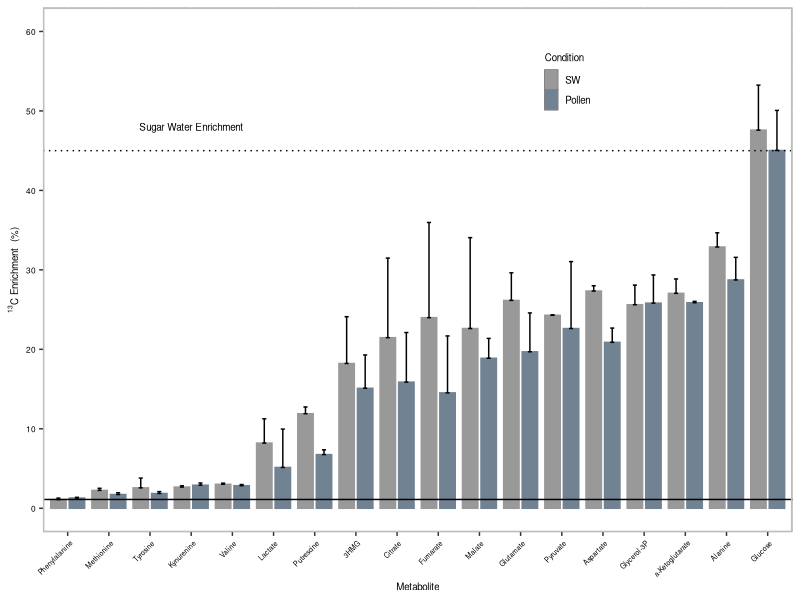
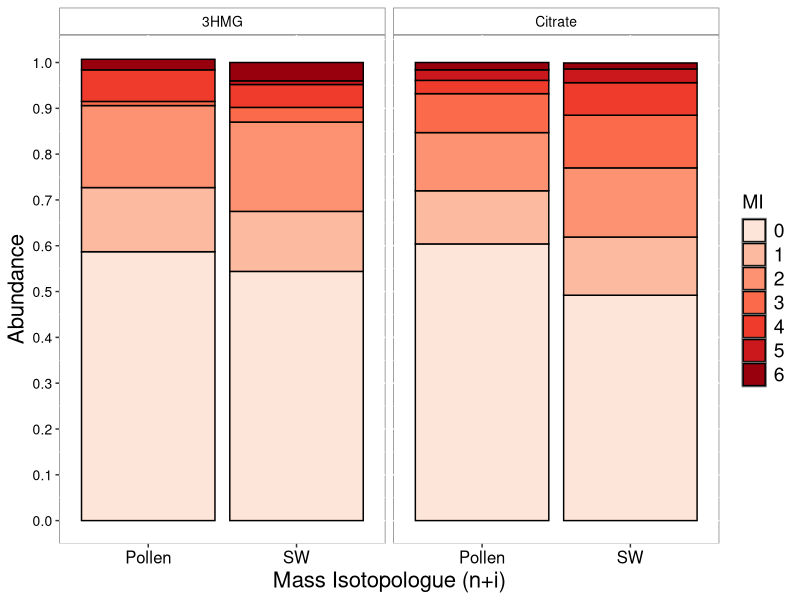
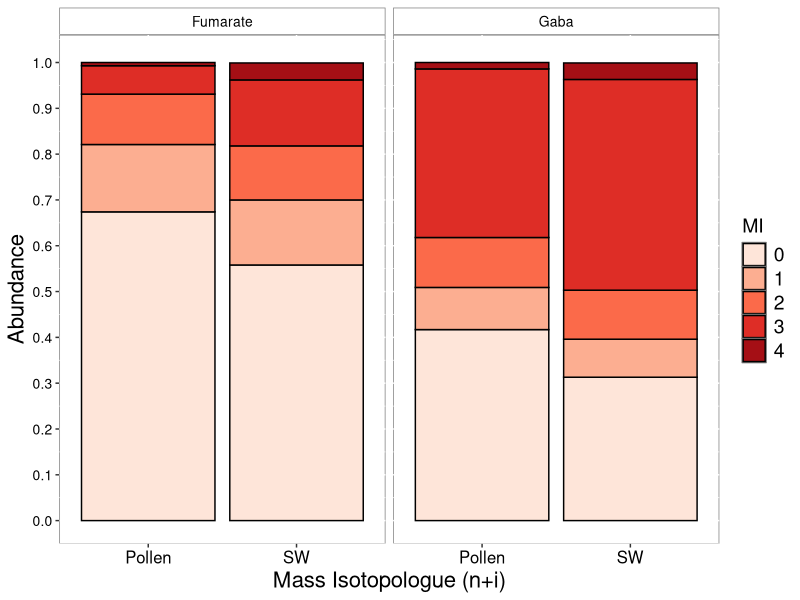
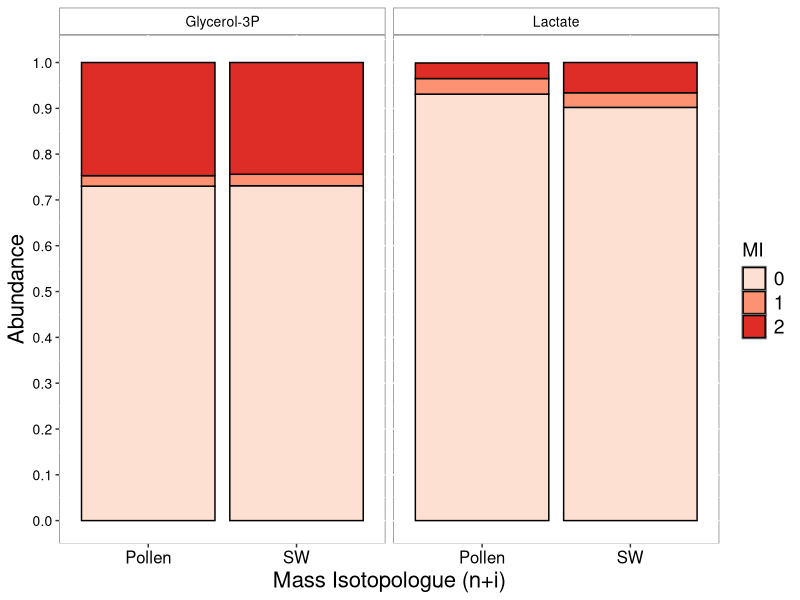

Here is the R script that generated these plots, in order:
## ---- chunk 1
#
#required_packages = c( "plyr","data.table", "readxl", "ggpubr", "RcolorBrewer","writexl","tibble", "purrr", "tidyverse")
#need_install = required_packages[!(required_packages) %in% installed.packages()]

#if (length(need_install) > 0){
#  install.packages((need_install))
#}

# Load packages
#lapply(required_packages, require, character.only=T)

#dir_script = dirname(rstudioapi::getSourceEditorContext()$path)

#setwd(dir_script)
#font_import()
#loadfonts(device="win")

## ---- chunk 2
library(data.table)
library(readxl)
library(plyr)
library(ggpubr)
#library(RcolorBrewer)
library(writexl)
library(tibble)
library(purrr)
library(tidyverse)

## ---- chunk 3
xlsx_data <- "Results_Combined_MD.xlsx"

excel_sheets(path = xlsx_data)

tab_names <- excel_sheets(path = xlsx_data)

list_all <- lapply(tab_names, function(x) {     
  as.data.frame(read_excel("Results_Combined_MD.xlsx", sheet = x)) } )

full_data <- do.call(rbind.fill, list_all)

full_data$Metabolite <- factor(full_data$Metabolite)
full_data$MW <- factor(full_data$MW)
full_data$MI <- factor(full_data$MI)
## ---- chunk 4
tidy_data <- full_data %>%
  mutate(Metabolite = fct_recode(Metabolite, "3HMG" = "BHMG", "a-Ketoglutarate" = "aKG", Aspartate = "Asp", Citrate = "Cit", Fumarate = "Fum", Glucose = "Glc", Glutamate = "Glu", "Glycerol-3P" = "G3P", Kynurenine = "Kyn", Lactate = "Lac",  Malate = "Mal", Putrescine = "Put", Pyruvate = "Pyr", Succinate = "Suc")) %>%
  filter(Total > 0.90 & Total < 1.10) %>%
  group_by(Metabolite, Frag, MW, Condition, Bee) %>%
  filter(!any(Abundance < -0.05)) %>%
  filter(!any(Abundance > 1.05))

tidy_data$MW <- factor(tidy_data$MW)
tidy_data$MI <- factor(tidy_data$MI)

avg_data <- tidy_data %>%
  select(Metabolite, Frag, MW, MI, Abundance, Enrichment, Condition, Bee) %>%
  ungroup() %>%
  group_by(Metabolite, Frag, MW, MI, Condition) %>%
  summarise(Mean_abundance = mean(Abundance),
            Sd_abundance = sd(Abundance),
            Mean_Enrichment = mean(Enrichment),
            Sd_Enrichment = sd(Enrichment)) %>%
  mutate(across(where(is.numeric), round, 3),
         Sd_abundance = case_when(Sd_abundance < 0.005 ~ 0.005,
                                  TRUE ~ Sd_abundance))
  

avg_Enrichments <- avg_data %>%
  filter(MI == 0) %>%
  mutate(ymax = Mean_Enrichment + Sd_Enrichment,
         ymin = Mean_Enrichment - Sd_Enrichment)

plot_Enrichments <- avg_Enrichments %>%
  group_by(Metabolite, Frag, MW) %>%
  filter(!any(is.na(Sd_Enrichment)))%>%
  filter(Metabolite %in% c("3HMG", "a-Ketoglutarate", "Acetylglucosamine", 
                           "Aspartate","Citrate","Fumarate","Glucose","Glutamate","Glycerol-3P",
                           "Kynurenine","Lactate","Malate","Putrescine","Pyruvate", "Alanine", "Isoleucine", "Methionine",                                 "Phenylalanine", "Tyrosine", "Valine")) %>%
  filter(MW %in% c("273", "304", "319", "218","375","245","319","246","357","307",
                   "117","233","200","174", "116", "158", "176")) %>%
  mutate(Condition = fct_relevel(Condition, "SW", "Pollen"))

#write_enrichments <- writexl::write_xlsx(
#  x=plot_Enrichments,
#  path = "Plot_Enrichments.xlsx",
#  col_names = TRUE,
#  format_headers = TRUE)  
## ---- chunk 5

ggplot(plot_Enrichments, aes(x = reorder(Metabolite, Mean_Enrichment), y = Mean_Enrichment, 
                             ymin = Mean_Enrichment, ymax = ymax, fill = Condition, color=Condition ))+
  geom_col(width = .75, position = position_dodge(width = .9)) +
  geom_errorbar(width=0.2, color="black", position = position_dodge(width = .9),stat = "identity") +
  stat_compare_means(aes(group = Condition), label = "p.signif", label.y = 60, hide.ns=TRUE)+
  geom_hline(yintercept=45, col="black", linetype = "dotted") +
  geom_hline(yintercept=1.108, col="black") +
  scale_fill_manual(values=c("grey60","#718292")) +
  scale_color_manual(values=c("grey60","#718292")) +
  theme(panel.border = element_rect(colour = "grey", fill=NA, size=1),
        panel.background = element_rect(fill = "white", colour = "grey50"), 
        axis.text.x = element_text(color = "black", size=5, angle=45, hjust=0.95, vjust=0.95), 
        axis.text.y = element_text(color = "black", size=6),
        axis.title.x =element_text(color = "black", size=7),
        axis.title.y =element_text(color = "black", size=7), 
        legend.text = element_text(color = "black", size=7), 
        legend.title = element_text(color = "black", size=7),
        legend.position = c(0.7, 0.86),
        legend.key.size = unit(0.15, 'cm'),
        plot.title = element_text(hjust = 0.5, size=7))+
    ylab(expression(""^13*"C"~"Enrichment"~" (%)"))+
  scale_y_continuous(limits=c(0,60), breaks=seq(0, 100, 10))  +
  xlab("Metabolite") +
  annotate("text", x=4, y=48, size=2.5, label= "Sugar Water Enrichment")
#ggsave("Fig2b_MD_Gut_13C_Enrichments_revised.pdf",device=cairo_pdf, width=140, height= 60, units = "mm", dpi = 600) 

## ---- chunk 6

ggplot(subset(avg_data, Metabolite %in% c("Citrate","3HMG") & MW %in% c("375","273")), 
       aes(x = Condition, y = Mean_abundance, 
              ymin=Mean_abundance, ymax = Mean_abundance + Sd_abundance, fill = MI))+
  geom_col(position = position_stack(reverse = TRUE), color="black") +
  #geom_errorbar( width=0.2, color="black") +
  scale_fill_brewer(palette = "Reds") +
  theme(panel.background = element_rect(fill = "white", colour = "grey50"), legend.position = "right", 
        axis.text.x = element_text(color = "black", size=12), axis.text.y = element_text(color = "black", size=10),
        axis.title.x =element_text(color = "black", size=16), axis.title.y =element_text(color = "black", size=16),
        legend.text = element_text(color = "black", size=14), legend.title = element_text(color = "black", size=14),
        plot.title = element_text(hjust = 0.5, size=18),
        strip.text.x = element_text(size = 10, color = "black"), 
        strip.text.y = element_text(size = 10, color = "black"),
        strip.background = element_rect(color="grey50", fill="white", size=0.5, linetype="solid"))+
  scale_y_continuous(name = "Abundance",limits=c(0,1.01), breaks=seq(0, 1.01, 0.1))  +
  scale_x_discrete(name = "Mass Isotopologue (n+i)")+
  facet_wrap(~Metabolite, nrow=1)

ggplot(subset(avg_data, Metabolite %in% c("Gaba","Fumarate") & MW %in% c("304","245")), 
       aes(x = Condition, y = Mean_abundance, 
              ymin=Mean_abundance, ymax = Mean_abundance + Sd_abundance, fill = MI))+
  geom_col(position = position_stack(reverse = TRUE), color="black") +
  #geom_errorbar( width=0.2, color="black") +
  scale_fill_brewer(palette = "Reds") +
  theme(panel.background = element_rect(fill = "white", colour = "grey50"), legend.position = "right", 
        axis.text.x = element_text(color = "black", size=12), axis.text.y = element_text(color = "black", size=10),
        axis.title.x =element_text(color = "black", size=16), axis.title.y =element_text(color = "black", size=16),
        legend.text = element_text(color = "black", size=14), legend.title = element_text(color = "black", size=14),
        plot.title = element_text(hjust = 0.5, size=18),
        strip.text.x = element_text(size = 10, color = "black"), 
        strip.text.y = element_text(size = 10, color = "black"),
        strip.background = element_rect(color="grey50", fill="white", size=0.5, linetype="solid"))+
  scale_y_continuous(name = "Abundance",limits=c(0,1.01), breaks=seq(0, 1.01, 0.1))  +
  scale_x_discrete(name = "Mass Isotopologue (n+i)")+
  facet_wrap(~Metabolite, nrow=1)


ggplot(subset(avg_data, Metabolite %in% c("Glycerol-3P","Lactate") & MW %in% c("357","117")), 
       aes(x = Condition, y = Mean_abundance, 
              ymin=Mean_abundance, ymax = Mean_abundance + Sd_abundance, fill = MI))+
  geom_col(position = position_stack(reverse = TRUE), color="black") +
  #geom_errorbar( width=0.2, color="black") +
  scale_fill_brewer(palette = "Reds") +
  theme(panel.background = element_rect(fill = "white", colour = "grey50"), legend.position = "right", 
        axis.text.x = element_text(color = "black", size=12), axis.text.y = element_text(color = "black", size=10),
        axis.title.x =element_text(color = "black", size=16), axis.title.y =element_text(color = "black", size=16),
        legend.text = element_text(color = "black", size=14), legend.title = element_text(color = "black", size=14),
        plot.title = element_text(hjust = 0.5, size=18),
        strip.text.x = element_text(size = 10, color = "black"), 
        strip.text.y = element_text(size = 10, color = "black"),
        strip.background = element_rect(color="grey50", fill="white", size=0.5, linetype="solid"))+
  scale_y_continuous(name = "Abundance",limits=c(0,1.01), breaks=seq(0, 1.01, 0.1))  +
  scale_x_discrete(name = "Mass Isotopologue (n+i)")+
  facet_wrap(~Metabolite, nrow=1)
